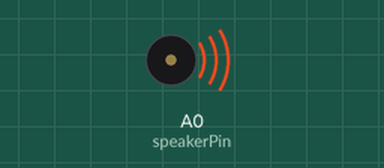
Simulated run of this sketch. Board: Arduino Uno, built with avr-gcc and run on an emulated ATmega328P. Parts: buzzer (waves = sounding, pin HIGH).

Above: at 0.1 s.
Timing chart, 0 to 1.6 s (numbered marks = the images above):
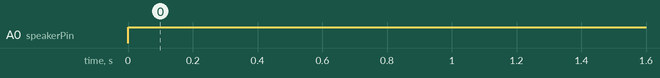

Measured:
- by itself, A0 (speakerPin): LOW → HIGH at 0.00 s

The sketch:

Active_Buzzer.ino
```cpp
int speakerPin = A0;
//int volume = 0;
void setup () {
    pinMode (speakerPin, OUTPUT);
    //Serial.begin(9600);
}
void loop () {
  /*for(volume; volume<255; volume++){
    analogWrite(speakerPin, volume);
    Serial.println(volume);
    delay (100);
  }//analogWrite(speakerPin, 128);*/
  digitalWrite(speakerPin,1);
  delay (100);

}
```
